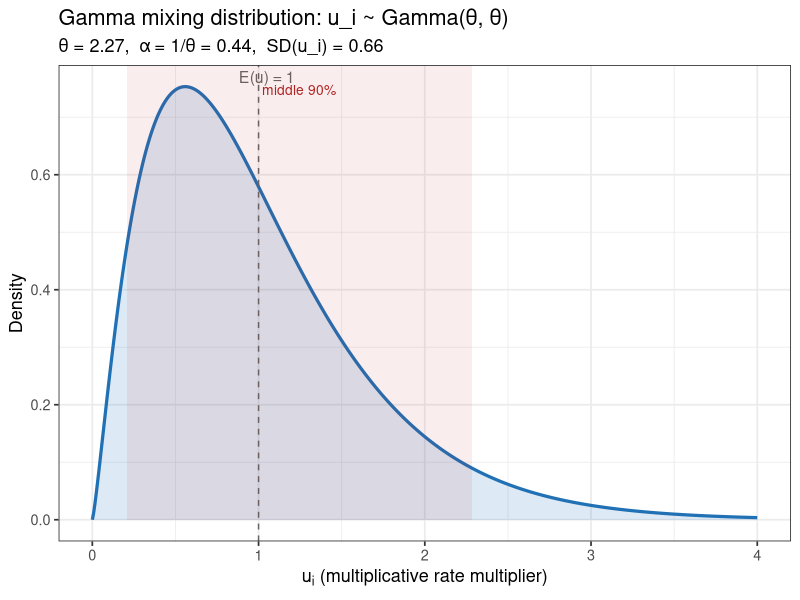
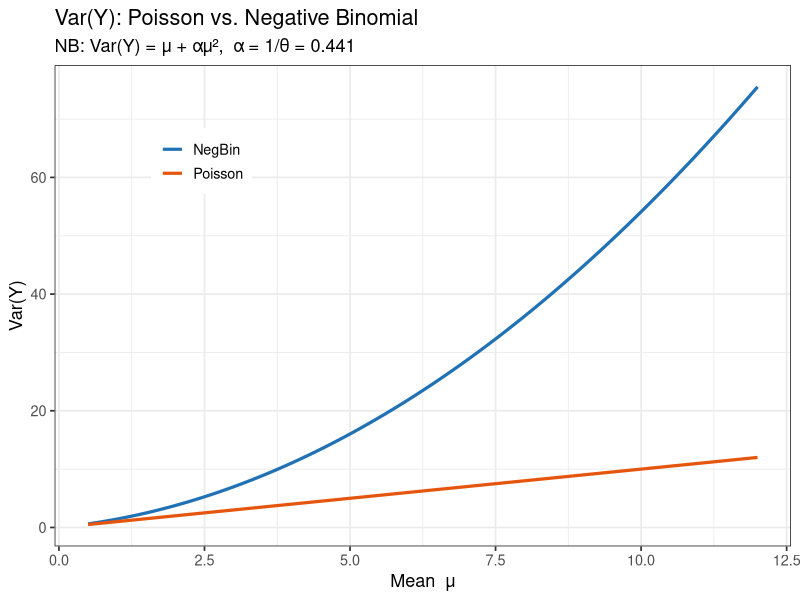

Generate these figures, in order, with R:
## ---- chunk 1
knitr::opts_chunk$set(echo = TRUE, message = FALSE, warning = FALSE,
                      fig.width = 7, fig.height = 4.5)
library(MASS)
library(ggplot2)
library(dplyr)
## ---- chunk 2
data(PhdPubs, package = "vcdExtra")

# Poisson baseline
phd.pois <- glm(articles ~ ., data = PhdPubs, family = poisson)

# Negative binomial
phd.nbin <- glm.nb(articles ~ ., data = PhdPubs)
## ---- chunk 3
# Extract theta and alpha
theta_hat <- phd.nbin$theta
se_theta  <- phd.nbin$SE.theta
alpha_hat <- 1 / theta_hat

cat(sprintf("theta (size):        %.4f  (SE = %.4f)\n", theta_hat, se_theta))
cat(sprintf("alpha = 1/theta:     %.4f\n", alpha_hat))
## ---- chunk 4
# Parameters of the Gamma mixing distribution for u_i
shape_u <- theta_hat          # = theta
rate_u  <- theta_hat          # so that E(u) = shape/rate = 1

cat(sprintf("Gamma mixing distribution for u_i:\n"))
cat(sprintf("  shape = rate = theta = %.4f\n", theta_hat))
cat(sprintf("  E(u_i)   = 1  (by construction)\n"))
cat(sprintf("  Var(u_i) = 1/theta = alpha = %.4f\n", alpha_hat))
cat(sprintf("  SD(u_i)  = %.4f\n", sqrt(alpha_hat)))

# Approximate range of u_i (Gamma 5th–95th percentiles)
lo <- qgamma(0.05, shape = shape_u, rate = rate_u)
hi <- qgamma(0.95, shape = shape_u, rate = rate_u)
cat(sprintf("  Middle 90%% of u_i: [%.2f, %.2f]\n", lo, hi))
## ---- chunk 5
u_seq <- seq(0, 4, length.out = 500)
u_df  <- data.frame(
  u       = u_seq,
  density = dgamma(u_seq, shape = shape_u, rate = rate_u)
)

ggplot(u_df, aes(x = u, y = density)) +
  geom_line(linewidth = 1.1, color = "#2171b5") +
  geom_area(alpha = 0.15, fill = "#2171b5") +
  geom_vline(xintercept = 1, linetype = "dashed", color = "grey40") +
  annotate("text", x = 1.05, y = Inf, vjust = 1.5,
           label = "E(u) = 1", color = "grey40", size = 4) +
  annotate("rect", xmin = lo, xmax = hi, ymin = 0, ymax = Inf,
           alpha = 0.08, fill = "firebrick") +
  annotate("text", x = (lo + hi) / 2, y = Inf, vjust = 3,
           label = "middle 90%", color = "firebrick", size = 3.5) +
  labs(
    title    = "Gamma mixing distribution: u_i ~ Gamma(θ, θ)",
    subtitle = sprintf("θ = %.2f,  α = 1/θ = %.2f,  SD(u_i) = %.2f",
                       theta_hat, alpha_hat, sqrt(alpha_hat)),
    x = expression(u[i] ~ "(multiplicative rate multiplier)"),
    y = "Density"
  ) +
  theme_bw(base_size = 13)
## ---- chunk 6
mu_vals <- c(1, 2, 4, 6, 10)
vif     <- 1 + alpha_hat * mu_vals

data.frame(mu = mu_vals, VIF = round(vif, 2),
           `Var(Y)` = round(vif * mu_vals, 2)) |>
  knitr::kable(caption = "Variance inflation at selected values of μ (PhdPubs NB fit)")
## ---- chunk 7
mu_seq <- seq(0.5, 12, length.out = 200)
vif_df <- data.frame(
  mu       = mu_seq,
  Poisson  = mu_seq,
  NegBin   = mu_seq + alpha_hat * mu_seq^2
)

tidyr::pivot_longer(vif_df, -mu, names_to = "model", values_to = "variance") |>
  ggplot(aes(x = mu, y = variance, color = model)) +
  geom_line(linewidth = 1.1) +
  scale_color_manual(values = c(Poisson = "#e6550d", NegBin = "#2171b5")) +
  labs(
    title    = "Var(Y): Poisson vs. Negative Binomial",
    subtitle = sprintf("NB: Var(Y) = μ + αμ²,  α = 1/θ = %.3f", alpha_hat),
    x        = "Mean  μ",
    y        = "Var(Y)",
    color    = NULL
  ) +
  theme_bw(base_size = 13) +
  theme(legend.position = "inside", legend.position.inside = c(0.2, 0.8))
## ---- chunk 8
# LRT: NegBin vs Poisson
LRT  <- 2 * (logLik(phd.nbin) - logLik(phd.pois))
pval <- pchisq(LRT, df = 1, lower.tail = FALSE) / 2   # boundary correction

cat(sprintf("LRT statistic: %.2f  (df = 1)\n", LRT))
cat(sprintf("p-value (boundary-corrected): %.2e\n", pval))

# AIC comparison
cat(sprintf("\nAIC — Poisson: %.1f,  NegBin: %.1f,  ΔAIC: %.1f\n",
            AIC(phd.pois), AIC(phd.nbin), AIC(phd.pois) - AIC(phd.nbin)))
